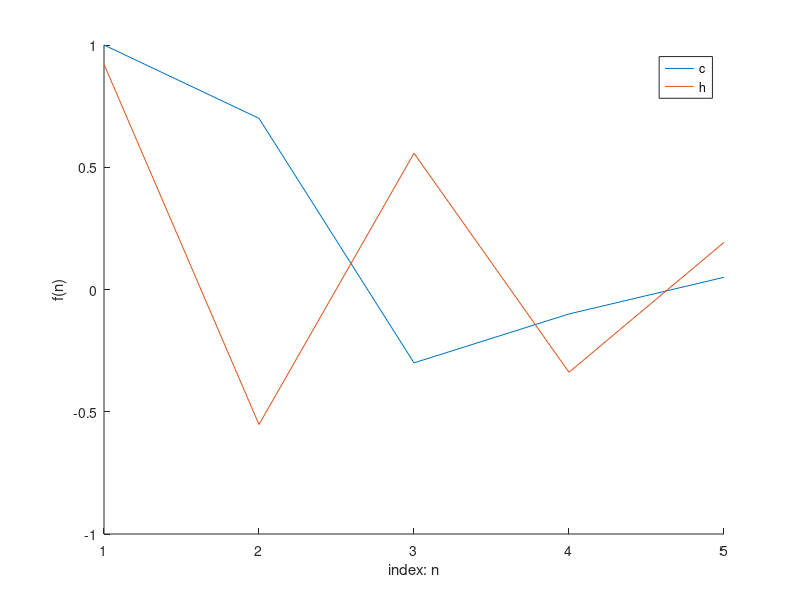
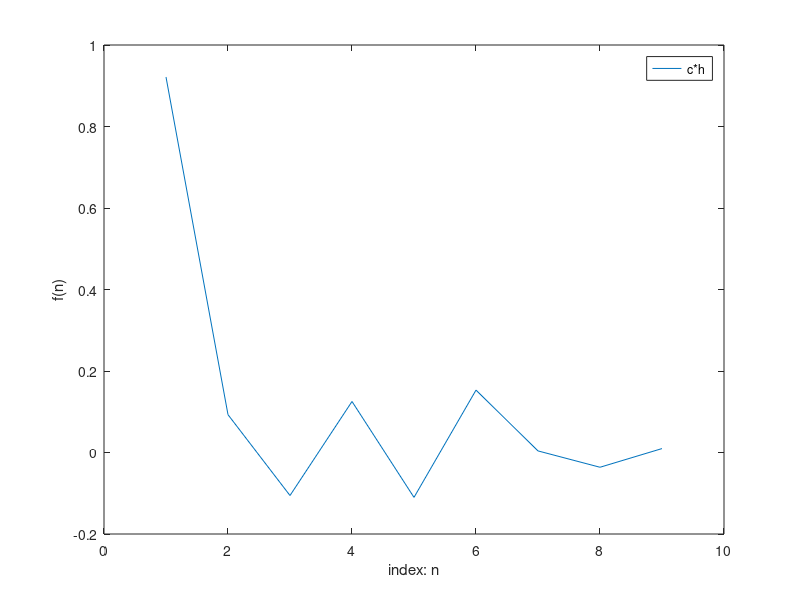
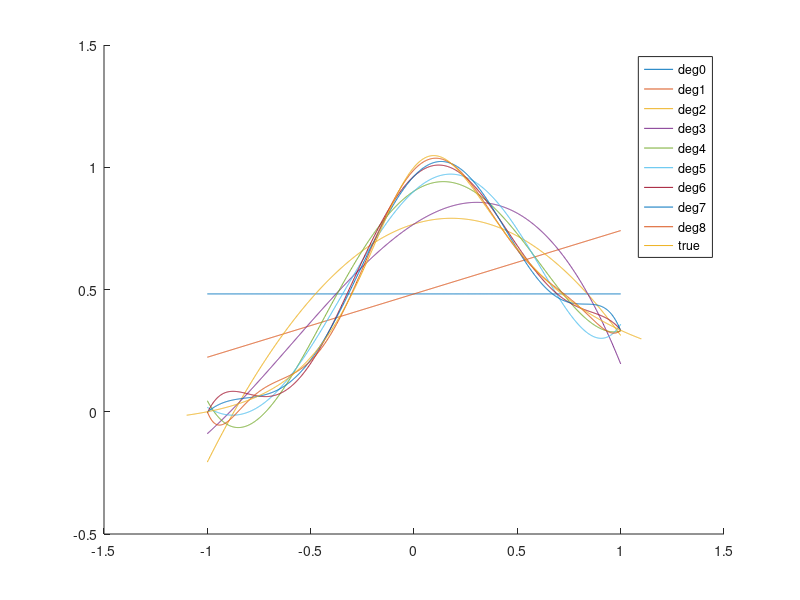

MATLAB code for these plots, in order:
%%
 %  File: hw5.m
 % 
 %  Author: Thomas Kost
 %  
 %  Date: 19 February 2021
 %  
 %  @brief homework 5 implementations
 %

 clear,clc,close all;
 %% 12.6 : equilizer
 
 c = [1,0.7,-0.3, -0.1, 0.05];
 n = size(c,2);
 T_c = convmtx(c,n)';
 I = eye(size(T_c,1));
 e1 = I(:,1);
 h = pinv(T_c)*e1;
 
 fig1 = figure(1);
 hold on;
 plot(c);
 plot(h);
 hold off;
 xlabel("index: n");
 ylabel("f(n)");
 legend("c","h");
 saveas(fig1, "c_and_h.jpg");
 fig2 = figure(2);
 plot(conv(h,c));
 xlabel("index: n");
 ylabel("f(n)");
 legend("c*h");
saveas(fig2, "conv.jpg");


%% 13.17: polynomial fitting
x = linspace(-1,1,11);
y = (1 + x)./(1 + 5*(x.^2));
fig3 =figure(3);
hold on;
for i = 1:9
    A = fliplr(vander(x));
    A = A(:,1:i);
    theta = pinv(A)*y';
    t = linspace(-1,1,1000)';
    polynomial = 0;
    for m = 1:size(theta,1)
        polynomial = (t.^(m-1))*theta(m) + polynomial;
    end
    plot(t,polynomial);
end

t = linspace(-1.1,1.1,1000)';
y = (1 +t) ./ (1 + 5*t.^2);
plot(t,y);
hold off;
legend("deg0","deg1","deg2","deg3","deg4","deg5","deg6","deg7","deg8","true");
saveas(fig3,"poly_plot.jpg");


 
 